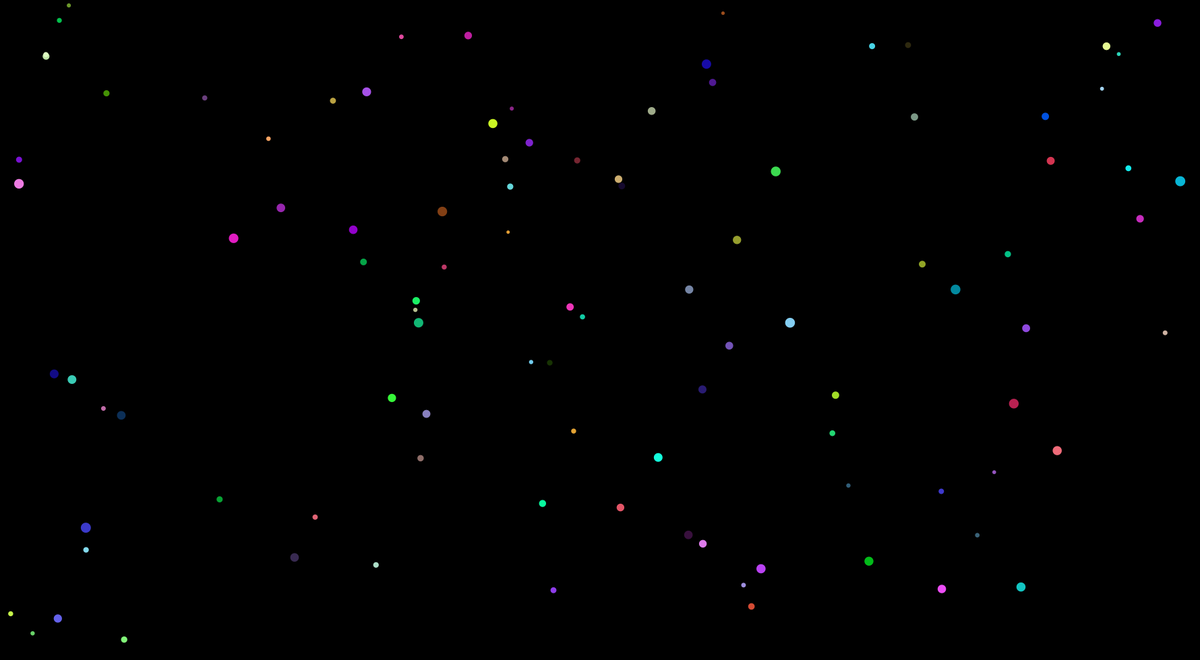
Frame 1 (no input)
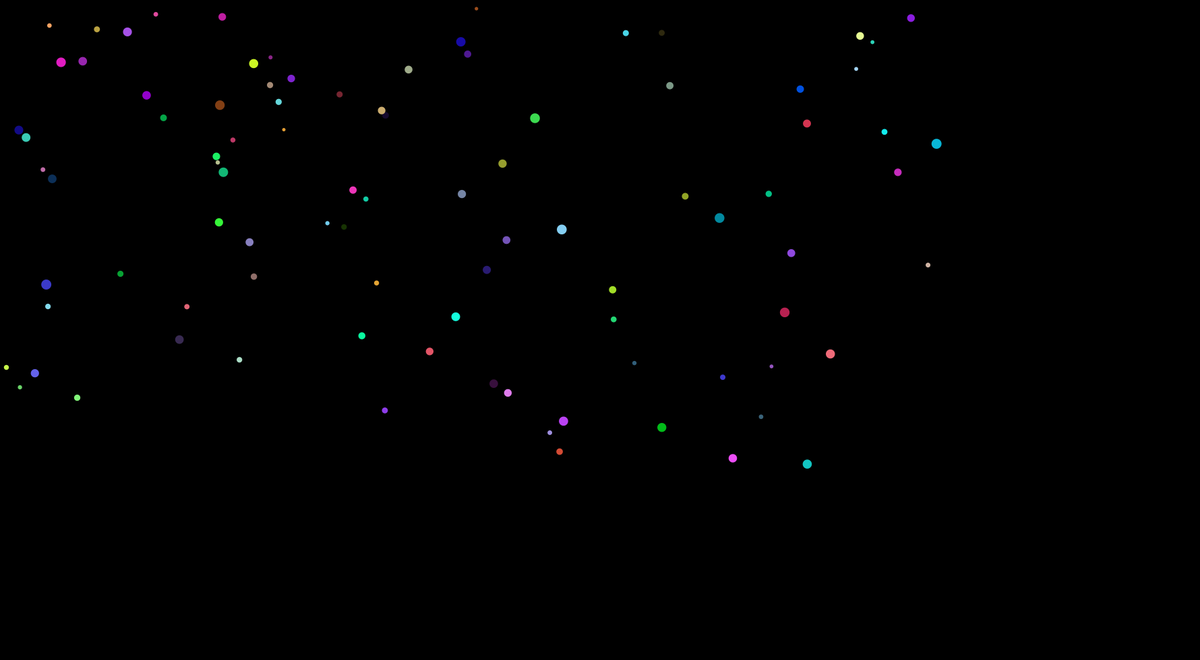
Frame 60 (the mouse pressed at the canvas centre just before this capture)
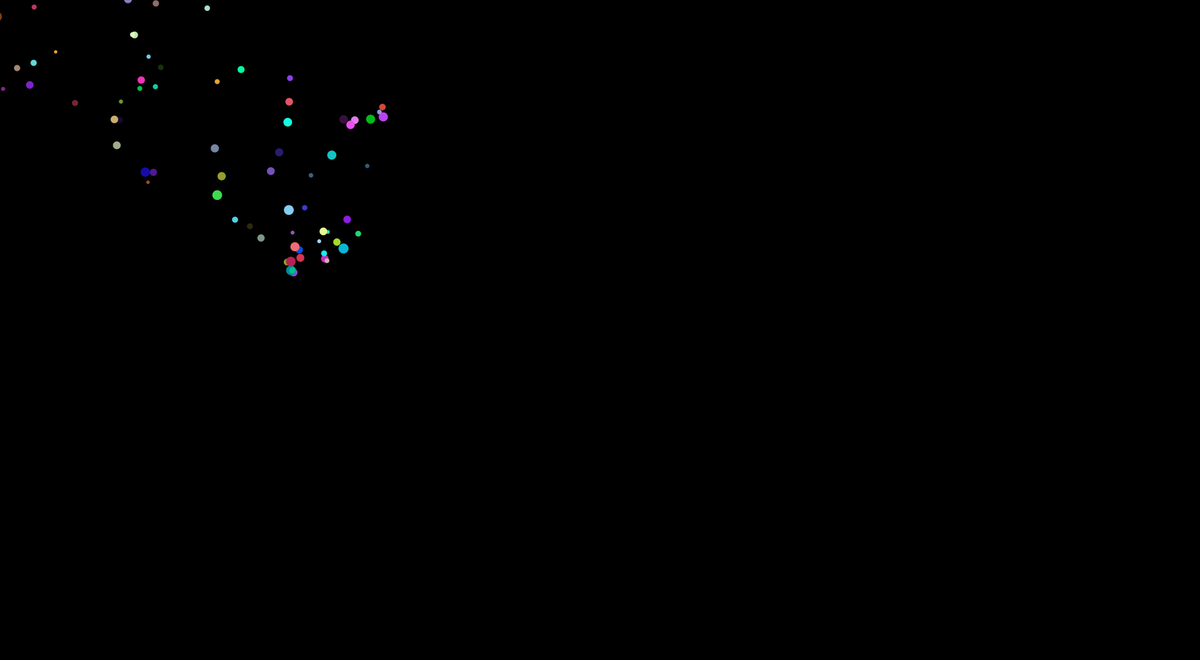
Frame 120 (the mouse held since frame 60 and released just before this capture)

The Processing sketch that drew these frames (run headless with seeded random() and noise(); from frame 60 on, the mouse is pressed at the canvas centre):

// Processing sketch: Quiz_7
// ── Quiz_7.pde
int numWalkers = 100;
ArrayList<Walker> walkers;

void setup() {
  size(1780, 980);
  walkers = new ArrayList<Walker>();
  for (int i = 0; i < numWalkers; i++) {
    walkers.add(new Walker());
  }
}

void draw() {
  background(0);
  
  for (Walker w : walkers) {
    w.move();
    w.display();
  }
}

// ======================== WALKER CLASS ========================
class Walker {
  PVector position;
  PVector velocity;
  PVector acceleration;
  float size;
  color col;

  Walker() {
    position = new PVector(random(width), random(height)); // Random spawn
    velocity = new PVector(0, 0); // Starts still
    acceleration = new PVector(0, 0);
    size = random(5, 15); // Random size
    col = color(random(255), random(255), random(255)); // Random color
  }

  void move() {
    // Get direction towards mouse
    PVector direction = PVector.sub(new PVector(mouseX, mouseY), position);
    direction.normalize(); // Normalize to unit vector
    direction.mult(0.2); // Scale acceleration
    
    acceleration.set(direction); // Set acceleration
    velocity.add(acceleration); // Update velocity
    position.add(velocity); // Update position
  }

  void display() {
    fill(col);
    noStroke();
    ellipse(position.x, position.y, size, size);
  }
}
